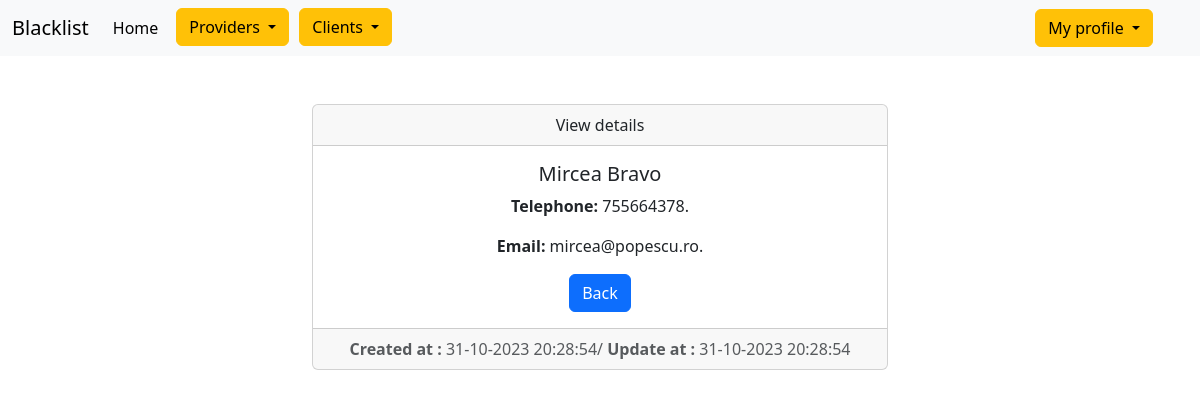
Page /details_client/15/ (signed in) on the committed database.
### client/models.py (models this page shows)
class Client(models.Model):
    first_name = models.CharField(max_length=31, null=True)
    last_name = models.CharField(max_length=30, null=True)
    email = models.EmailField(max_length=50, null=True)
    telephone = models.IntegerField(null=True)
    start_date = models.DateField(null=True)
    end_date = models.DateField(null=True)
    created_at = models.DateTimeField(auto_now_add=True, null=True)
    updated_at = models.DateTimeField(auto_now=True)
    profile = models.ImageField(upload_to='profiles/', null=True)
    provider = models.ForeignKey(Provider, on_delete=models.CASCADE, null=True)
    def __str__(self):
        return f'{self.first_name} {self.last_name}'

### client/views.py (the view)
# urls.py: path('details_client/<int:pk>/', views.ClientDetailView.as_view(), name='details-client'),
class ClientDetailView(LoginRequiredMixin, DetailView):
    template_name = 'client/details_client.html'
    model = Client

### Blacklist/context_processors.py (called while the page is built)
def get_all_memberships(request):
    return {'memberships': Membership.objects.all()}

def get_membership(request):
    if request.user.is_authenticated:
        try:
            memb = UserMembership.objects.get(user=request.user.id)
            return {'type': memb.membership.type,
                    'color': memb.membership.color,
                    'start_date': memb.start_date,
                    'end_date': memb.end_date
                    }
        except UserMembership.DoesNotExist:
            return {}
    else:
        return {}

### templates/client/details_client.html (shortened to what this page needs)
{% extends 'base.html' %}
{% block content %}
    <div class="container-fluid">
        <div class="row">
            <div class="col-md-6 offset-md-3">
                <br><br>
                <div class="card text-center">
                    <div class="card-header">
                        View details
                    </div>
                    <div class="card-body">
                        <h5 class="card-title">{{ client }}</h5>
                        <p class="card-text"><strong>Telephone: </strong> {{ client.telephone }}.</p>
                        <p class="card-text"><strong>Email: </strong> {{ client.email }}.</p>
                        <a href="{% url 'list-of-clients' %}" class="btn btn-primary">Back</a>
                    </div>
                    <div class="card-footer text-body-secondary">
                        <strong> Created at : </strong> {{ client.created_at|date:"d-m-Y H:i:s" }}/
                        <strong> Update at : </strong> {{ client.updated_at|date:"d-m-Y H:i:s" }}
                    </div>
                </div>
            </div>
        </div>
    </div>
{% endblock %}

### rows in the picture
Client: first_name+last_name "Mircea Bravo", telephone "755664378", email "mircea@popescu.ro", created_at "31-10-2023 20:28:54", updated_at "31-10-2023 20:28:54"
